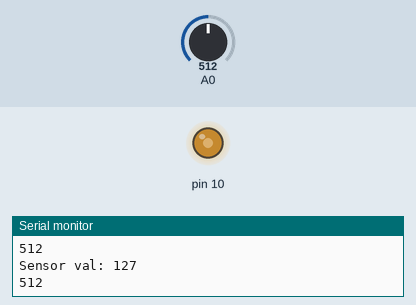
This sketch was run on a simulated Arduino Uno, built with avr-gcc and run on an emulated ATmega328P. On the bench: output pins drawn as LEDs (lit = HIGH), the last lines printed to the serial monitor. The inputs (shaded band) are chosen by the test bench; at power-on: A0 = 512.

Above: at 1.2 s.
1.3 s: A0 set to 716
At 2.9 s:
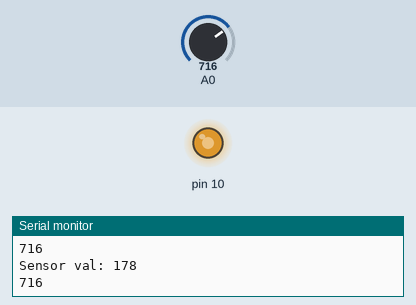
3.2 s: A0 set to 900
At 3.9 s:
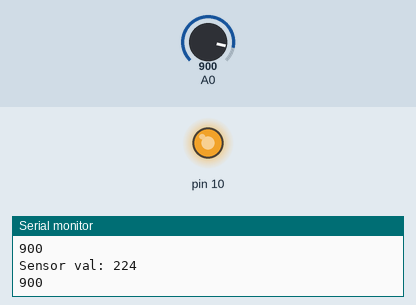
5.0 s: A0 set to 122
At 6.1 s:
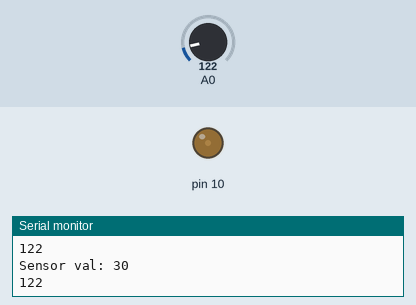
6.7 s: A0 set to 511
At 8.2 s:
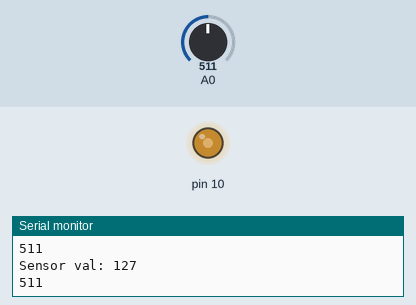
Timing chart, 0 to 9.5 s (numbered marks = the images above; inputs shaded):
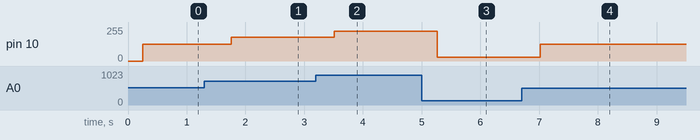

The sketch:

fade.ino
```cpp
void setup() {
  Serial.begin(9600);
}

void loop() {
  Serial.println(analogRead(A0));
  int data = analogRead(A0);
  int sensorValue = map(data, 0, 1023, 0, 255);
  delay(250);
  Serial.print("Sensor val: ");
  Serial.println(sensorValue);
  analogWrite(10, sensorValue);

}
```

Measured:
- after the input at 1.3 s, pin 10: 127/255 → 178/255 after 0.46 s
- after the input at 3.2 s, pin 10: 178/255 → 224/255 after 0.31 s
- after the input at 5.0 s, pin 10: 224/255 → 30/255 after 0.27 s
- after the input at 6.7 s, pin 10: 30/255 → 127/255 after 0.32 s
